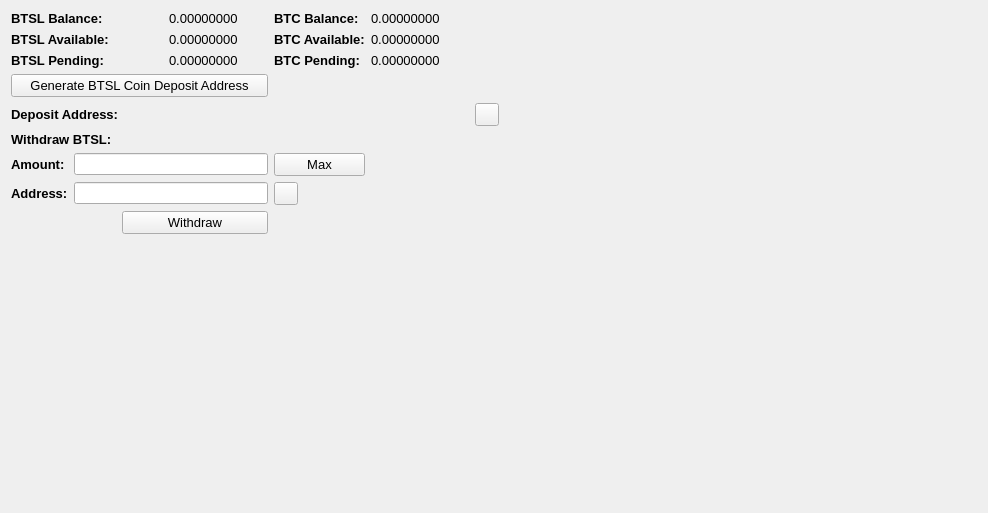
     <widget class="QWidget" name="BalanceTab">
      <attribute name="title">
       <string>Balance</string>
      </attribute>
      <layout class="QGridLayout" name="gridLayout_2">
       <item row="0" column="0" colspan="2">
        <widget class="QLabel" name="label_11">
         <property name="font">
          <font>
           <pointsize>10</pointsize>
           <weight>75</weight>
           <bold>true</bold>
          </font>
         </property>
         <property name="text">
          <string>BTSL Balance:</string>
         </property>
        </widget>
       </item>
       <item row="0" column="3">
        <widget class="QLabel" name="BTSLBalanceLabel">
         <property name="font">
          <font>
           <pointsize>10</pointsize>
          </font>
         </property>
         <property name="text">
          <string>0.00000000</string>
         </property>
         <property name="textInteractionFlags">
          <set>Qt::LinksAccessibleByMouse|Qt::TextSelectableByMouse</set>
         </property>
        </widget>
       </item>
       <item row="0" column="4">
        <widget class="QLabel" name="label_12">
         <property name="font">
          <font>
           <pointsize>10</pointsize>
           <weight>75</weight>
           <bold>true</bold>
          </font>
         </property>
         <property name="text">
          <string>BTC Balance:</string>
         </property>
        </widget>
       </item>
       <item row="0" column="5">
        <widget class="QLabel" name="BitcoinBalanceLabel">
         <property name="font">
          <font>
           <pointsize>10</pointsize>
          </font>
         </property>
         <property name="text">
          <string>0.00000000</string>
         </property>
         <property name="textInteractionFlags">
          <set>Qt::LinksAccessibleByMouse|Qt::TextSelectableByMouse</set>
         </property>
        </widget>
       </item>
       <item row="0" column="7" rowspan="10">
        <spacer name="horizontalSpacer_4">
         <property name="orientation">
          <enum>Qt::Horizontal</enum>
         </property>
         <property name="sizeHint" stdset="0">
          <size>
           <width>478</width>
           <height>488</height>
          </size>
         </property>
        </spacer>
       </item>
       <item row="1" column="0" colspan="2">
        <widget class="QLabel" name="label_13">
         <property name="font">
          <font>
           <pointsize>10</pointsize>
           <weight>75</weight>
           <bold>true</bold>
          </font>
         </property>
         <property name="text">
          <string>BTSL Available:</string>
         </property>
        </widget>
       </item>
       <item row="1" column="3">
        <widget class="QLabel" name="BTSLAvailableLabel_2">
         <property name="font">
          <font>
           <pointsize>10</pointsize>
          </font>
         </property>
         <property name="text">
          <string>0.00000000</string>
         </property>
         <property name="textInteractionFlags">
          <set>Qt::LinksAccessibleByMouse|Qt::TextSelectableByMouse</set>
         </property>
        </widget>
       </item>
       <item row="1" column="4">
        <widget class="QLabel" name="label_15">
         <property name="font">
          <font>
           <pointsize>10</pointsize>
           <weight>75</weight>
           <bold>true</bold>
          </font>
         </property>
         <property name="text">
          <string>BTC Available:</string>
         </property>
        </widget>
       </item>
       <item row="1" column="5">
        <widget class="QLabel" name="BitcoinAvailableLabel">
         <property name="font">
          <font>
           <pointsize>10</pointsize>
          </font>
         </property>
         <property name="text">
          <string>0.00000000</string>
         </property>
         <property name="textInteractionFlags">
          <set>Qt::LinksAccessibleByMouse|Qt::TextSelectableByMouse</set>
         </property>
        </widget>
       </item>
       <item row="2" column="0" colspan="2">
        <widget class="QLabel" name="label_14">
         <property name="font">
          <font>
           <pointsize>10</pointsize>
           <weight>75</weight>
           <bold>true</bold>
          </font>
         </property>
         <property name="text">
          <string>BTSL Pending:</string>
         </property>
        </widget>
       </item>
       <item row="2" column="3">
        <widget class="QLabel" name="BTSLPendingLabel">
         <property name="font">
          <font>
           <pointsize>10</pointsize>
          </font>
         </property>
         <property name="text">
          <string>0.00000000</string>
         </property>
         <property name="textInteractionFlags">
          <set>Qt::LinksAccessibleByMouse|Qt::TextSelectableByMouse</set>
         </property>
        </widget>
       </item>
       <item row="2" column="4">
        <widget class="QLabel" name="label_31">
         <property name="font">
          <font>
           <pointsize>10</pointsize>
           <weight>75</weight>
           <bold>true</bold>
          </font>
         </property>
         <property name="text">
          <string>BTC Pending:</string>
         </property>
        </widget>
       </item>
       <item row="2" column="5">
        <widget class="QLabel" name="BitcoinPendingLabel">
         <property name="font">
          <font>
           <pointsize>10</pointsize>
          </font>
         </property>
         <property name="text">
          <string>0.00000000</string>
         </property>
         <property name="textInteractionFlags">
          <set>Qt::LinksAccessibleByMouse|Qt::TextSelectableByMouse</set>
         </property>
        </widget>
       </item>
       <item row="3" column="0" colspan="4">
        <widget class="QPushButton" name="GenDepositBTN">
         <property name="font">
          <font>
           <pointsize>10</pointsize>
          </font>
         </property>
         <property name="text">
          <string>Generate BTSL Coin Deposit Address</string>
         </property>
        </widget>
       </item>
       <item row="4" column="0" colspan="3">
        <widget class="QLabel" name="label_33">
         <property name="font">
          <font>
           <pointsize>10</pointsize>
           <weight>75</weight>
           <bold>true</bold>
          </font>
         </property>
         <property name="text">
          <string>Deposit Address:</string>
         </property>
        </widget>
       </item>
       <item row="4" column="3" colspan="3">
        <widget class="QLabel" name="DepositAddressLabel">
         <property name="minimumSize">
          <size>
           <width>300</width>
           <height>0</height>
          </size>
         </property>
         <property name="palette">
          <palette>
           <active>
            <colorrole role="WindowText">
             <brush brushstyle="SolidPattern">
              <color alpha="255">
               <red>0</red>
               <green>0</green>
               <blue>0</blue>
              </color>
             </brush>
            </colorrole>
            <colorrole role="Text">
             <brush brushstyle="SolidPattern">
              <color alpha="255">
               <red>0</red>
               <green>0</green>
               <blue>255</blue>
              </color>
             </brush>
            </colorrole>
           </active>
           <inactive>
            <colorrole role="WindowText">
             <brush brushstyle="SolidPattern">
              <color alpha="255">
               <red>0</red>
               <green>0</green>
               <blue>0</blue>
              </color>
             </brush>
            </colorrole>
            <colorrole role="Text">
             <brush brushstyle="SolidPattern">
              <color alpha="255">
               <red>0</red>
               <green>0</green>
               <blue>255</blue>
              </color>
             </brush>
            </colorrole>
           </inactive>
           <disabled>
            <colorrole role="WindowText">
             <brush brushstyle="SolidPattern">
              <color alpha="255">
               <red>120</red>
               <green>120</green>
               <blue>120</blue>
              </color>
             </brush>
            </colorrole>
            <colorrole role="Text">
             <brush brushstyle="SolidPattern">
              <color alpha="255">
               <red>120</red>
               <green>120</green>
               <blue>120</blue>
              </color>
             </brush>
            </colorrole>
           </disabled>
          </palette>
         </property>
         <property name="font">
          <font>
           <pointsize>10</pointsize>
           <weight>75</weight>
           <bold>true</bold>
          </font>
         </property>
         <property name="text">
          <string/>
         </property>
         <property name="alignment">
          <set>Qt::AlignRight|Qt::AlignTrailing|Qt::AlignVCenter</set>
         </property>
         <property name="textInteractionFlags">
          <set>Qt::LinksAccessibleByMouse|Qt::TextSelectableByKeyboard|Qt::TextSelectableByMouse</set>
         </property>
        </widget>
       </item>
       <item row="4" column="6">
        <widget class="QToolButton" name="DepositCopyButton">
         <property name="toolTip">
          <string>Copy to clipboard</string>
         </property>
         <property name="text">
          <string/>
         </property>
         <property name="icon">
          <iconset resource="../bitcoin.qrc">
           <normaloff>:/icons/editcopy</normaloff>:/icons/editcopy</iconset>
         </property>
         <property name="shortcut">
          <string>Alt+P</string>
         </property>
        </widget>
       </item>
       <item row="5" column="0" colspan="2">
        <widget class="QLabel" name="label_34">
         <property name="font">
          <font>
           <pointsize>10</pointsize>
           <weight>75</weight>
           <bold>true</bold>
          </font>
         </property>
         <property name="text">
          <string>Withdraw BTSL:</string>
         </property>
        </widget>
       </item>
       <item row="6" column="0">
        <widget class="QLabel" name="label_26">
         <property name="font">
          <font>
           <pointsize>10</pointsize>
           <weight>75</weight>
           <bold>true</bold>
          </font>
         </property>
         <property name="text">
          <string>Amount:</string>
         </property>
        </widget>
       </item>
       <item row="6" column="1" colspan="3">
        <widget class="QLineEdit" name="WithdrawUnitsInput">
         <property name="font">
          <font>
           <pointsize>9</pointsize>
           <weight>75</weight>
           <bold>true</bold>
          </font>
         </property>
         <property name="text">
          <string/>
         </property>
        </widget>
       </item>
       <item row="6" column="4">
        <widget class="QPushButton" name="Withdraw_Max_Amount">
         <property name="font">
          <font>
           <pointsize>10</pointsize>
          </font>
         </property>
         <property name="text">
          <string>Max</string>
         </property>
        </widget>
       </item>
       <item row="7" column="0">
        <widget class="QLabel" name="label_10">
         <property name="font">
          <font>
           <pointsize>10</pointsize>
           <weight>75</weight>
           <bold>true</bold>
          </font>
         </property>
         <property name="text">
          <string>Address:</string>
         </property>
        </widget>
       </item>
       <item row="7" column="1" colspan="3">
        <widget class="QLineEdit" name="WithdrawAddress">
         <property name="font">
          <font>
           <pointsize>9</pointsize>
           <weight>75</weight>
           <bold>true</bold>
          </font>
         </property>
        </widget>
       </item>
       <item row="7" column="4">
        <widget class="QToolButton" name="WithdrawPasteButton">
         <property name="toolTip">
          <string>Paste from clipboard</string>
         </property>
         <property name="text">
          <string/>
         </property>
         <property name="icon">
          <iconset resource="../bitcoin.qrc">
           <normaloff>:/icons/editpaste</normaloff>:/icons/editpaste</iconset>
         </property>
         <property name="shortcut">
          <string>Alt+P</string>
         </property>
        </widget>
       </item>
       <item row="8" column="2" colspan="2">
        <widget class="QPushButton" name="WithdrawUnitsBtn">
         <property name="font">
          <font>
           <pointsize>10</pointsize>
          </font>
         </property>
         <property name="text">
          <string>Withdraw</string>
         </property>
        </widget>
       </item>
       <item row="9" column="0" colspan="6">
        <spacer name="verticalSpacer">
         <property name="orientation">
          <enum>Qt::Vertical</enum>
         </property>
         <property name="sizeHint" stdset="0">
          <size>
           <width>428</width>
           <height>262</height>
          </size>
         </property>
        </spacer>
       </item>
      </layout>
      <zorder>label_31</zorder>
      <zorder>label_15</zorder>
      <zorder>label_12</zorder>
      <zorder>label_14</zorder>
      <zorder>label_13</zorder>
      <zorder>label_11</zorder>
      <zorder>BitcoinBalanceLabel</zorder>
      <zorder>BTSLBalanceLabel</zorder>
      <zorder>BTSLAvailableLabel_2</zorder>
      <zorder>BTSLPendingLabel</zorder>
      <zorder>BitcoinAvailableLabel</zorder>
      <zorder>BitcoinPendingLabel</zorder>
      <zorder>label_33</zorder>
      <zorder>GenDepositBTN</zorder>
      <zorder>DepositAddressLabel</zorder>
      <zorder>Withdraw_Max_Amount</zorder>
      <zorder>label_34</zorder>
      <zorder>WithdrawUnitsInput</zorder>
      <zorder>label_10</zorder>
      <zorder>label_26</zorder>
      <zorder>WithdrawAddress</zorder>
      <zorder>WithdrawUnitsBtn</zorder>
      <zorder>horizontalSpacer_4</zorder>
      <zorder>verticalSpacer</zorder>
      <zorder>WithdrawPasteButton</zorder>
      <zorder>DepositCopyButton</zorder>
     </widget>
